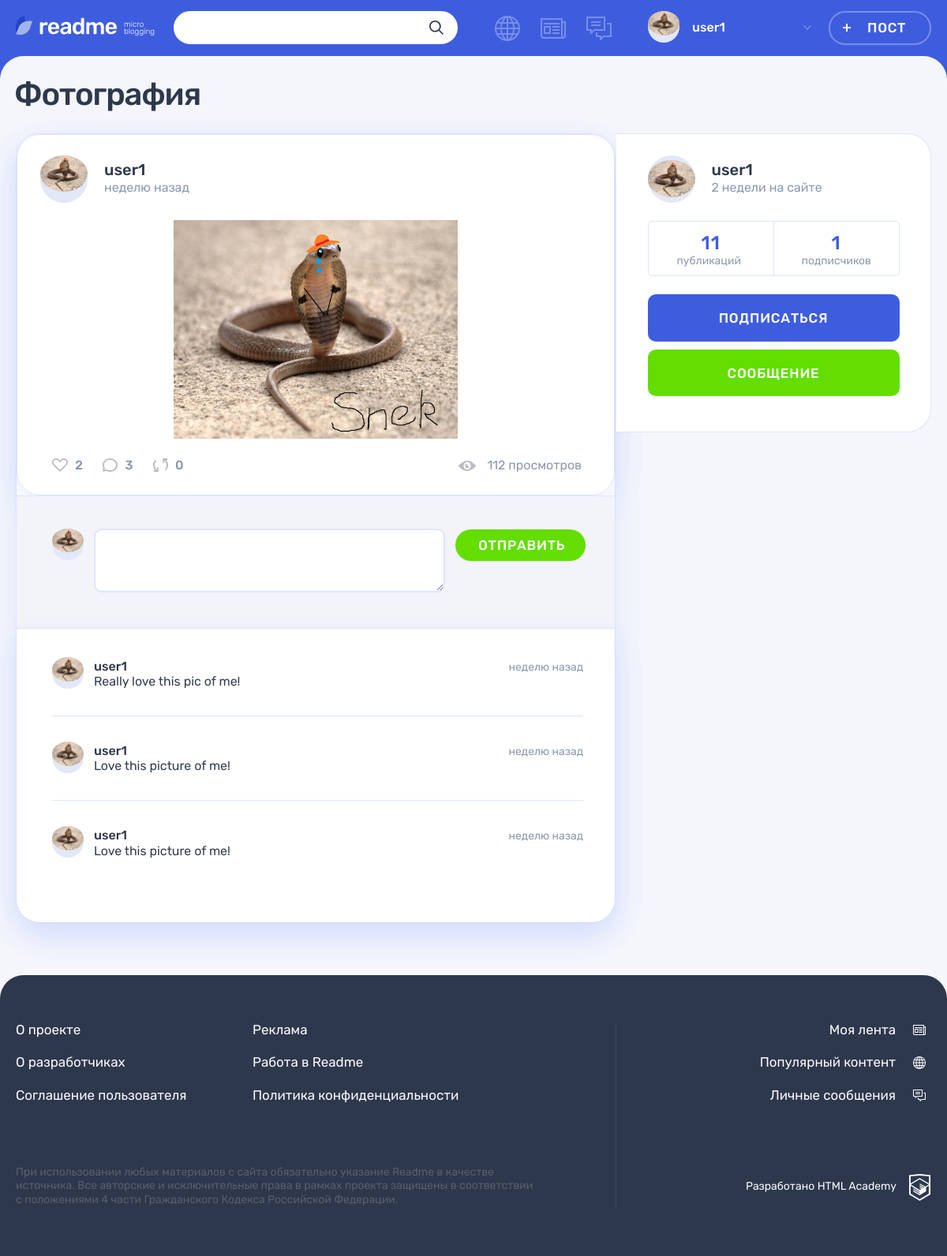
Page /post-details.php?id=8 (signed in) on the earlier database version.
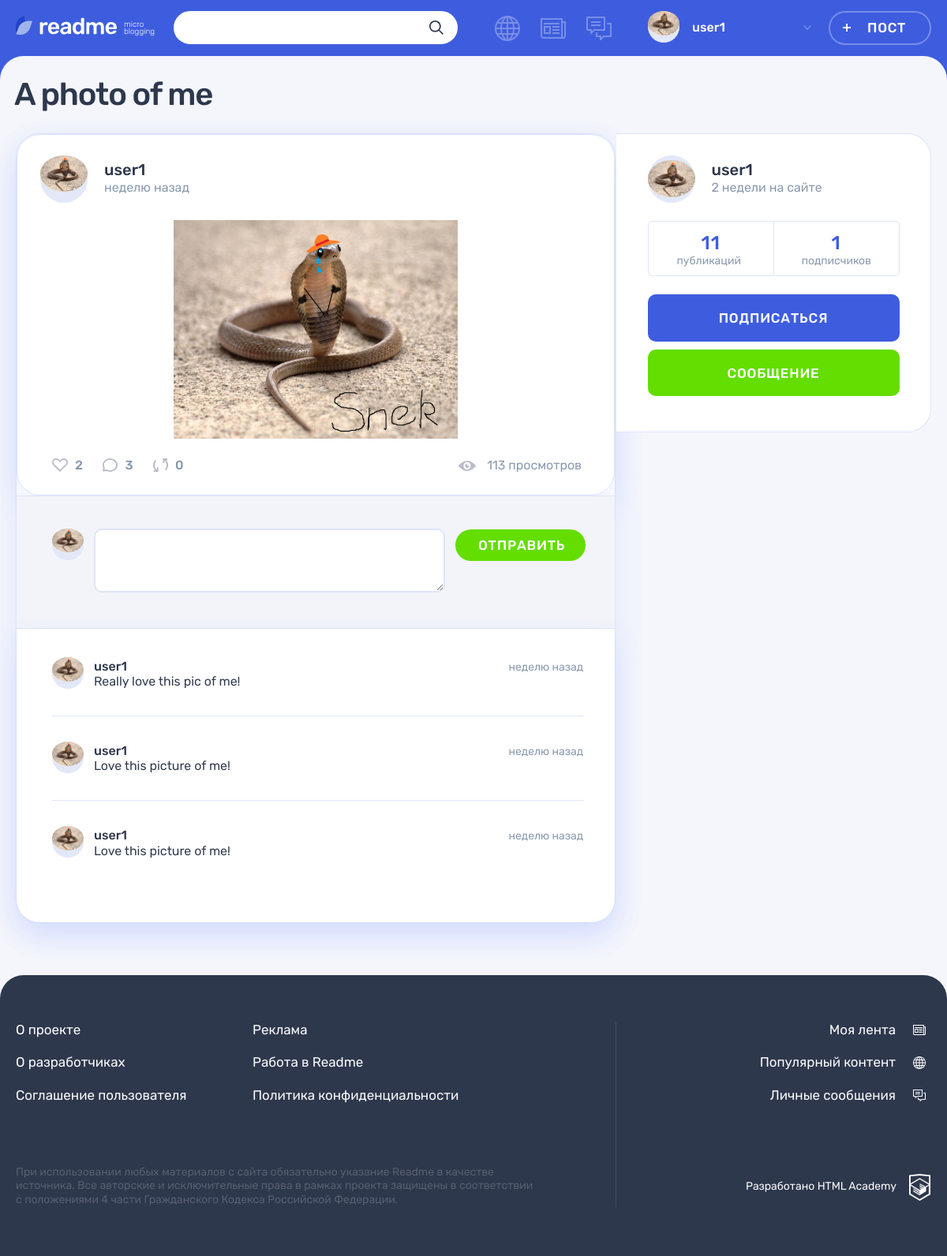
Same page on the later database version.
### tables this page shows
CREATE TABLE `posts` (
  `id` int NOT NULL,
  `date_created` datetime NOT NULL DEFAULT CURRENT_TIMESTAMP,
  `title` varchar(245) NOT NULL,
  `content` varchar(1024) NOT NULL,
  `views` int NOT NULL DEFAULT '0',
  `author` int NOT NULL,
  `content_type` varchar(145) NOT NULL,
  `quote_author` varchar(245) DEFAULT NULL,
  `repost` tinyint(1) NOT NULL DEFAULT '0',
  `original_author` int DEFAULT NULL COMMENT 'Only if the post is a repost',
  `original_post_id` int DEFAULT NULL COMMENT 'Only if post is a repost'
);

CREATE TABLE `users` (
  `id` int NOT NULL,
  `login` varchar(64) NOT NULL,
  `password` varchar(245) NOT NULL,
  `email` varchar(100) NOT NULL,
  `reg_date` datetime NOT NULL DEFAULT CURRENT_TIMESTAMP,
  `profile_pic` varchar(245) DEFAULT NULL
);

### core/helpers.php (called while the page is built, shortened)
<?php
function include_template($name, array $data = [])
{
    $name = 'templates/' . $name;
    extract($data);
    require $name;
    $result = ob_get_clean();
    return $result;
}
function ago($date){
    $minute = 60;
    $hour = 3600;
    $day = 86400;
    $week = 86400 * 7;
    $month = 31536000 / 12;
    $year = 31536000;
    $dif = time() - strtotime($date);
    if($dif < $minute){
        return "совсем недавно";
    } elseif($dif < $month){
        $dif = intval($dif/$week);
        if($dif == 1){
            return "неделю";
        } elseif($dif < 5){
            return $dif." недели";
        } else{
            return $dif." недель";
        }
    }
}

### templates/pages/post-details-template.php (the view, shortened to what the changed rows need)
<main class="page__main page__main--publication">
  <div class="container">
    <h1 class="page__title page__title--publication"><?= $post['title']?></h1>
    <section class="post-details">
      <div class="post-details__wrapper post-<?=$post['content_type']?>">
        <div class="post-details__main-block post post--details">
          <?php
            $postDisplay = include_template("post-on-page-template.php", [
                        'post' => $post,
                        'page' => $page]);
            print($postDisplay);
          ?>
          </div>
      </div>
    </section>
  </div>
</main>

### templates/post-on-page-template.php (shortened to what the changed rows need)
<article class="<?=$page?>__post post post-<?=$post['content_type']?>">
    <?php switch($page):
        case('popular'):?>
        <? break;
        default: ?>
            <?if(!$post['repost']):?>
                <header class="post__header post__author">
                    <a class="post__author-link" href="profile.php?id=<?=$post['author']?>&par=posts" title="Автор">
                        <div class="post__avatar-wrapper">
                            <img class="post__author-avatar" src="<?=$post['profile_pic']?>" alt="Аватар пользователя" width="60" height="60">
                        </div>
                        <div class="post__info">
                            <b class="post__author-name"><?=$post['login']?></b>
                            <span class="post__time"><?=ago($post['date_created'])?> назад</span>
                        </div>
                    </a>
                </header>
            <?php endif;?>
        <?php break;
    endswitch;?>
    <div class="post__main">
        <?php switch($post['content_type']):
            case('quote'):?>
            <?php case('photo'):?>
                <div class="post-photo__image-wrapper">
                    <img src="<?= $post['content']?>" alt="Фото от пользователя" width="360" height="240">
                </div>
            <?php break;?>
        <?php endswitch;?>
    </div>
    <footer class="post__footer">
            <div class="post__indicators">
                <div class="post__buttons">
                    <form action="add-like.php">
                    </form>
                    <form action="post-details.php?id=<?=$post['id']?>">
                    </form>
                    <form action="repost.php">
                    </form>
                </div>
                <?php if($page == "post-details"):?>
                    <span class="post__view"><?=$post['views']?> просмотров</span>
                <?php endif;?>
            </div>
    </footer>
</article>

Differences in the rows shown:
changed posts "неделю": title "Фотография" → "A photo of me"; views "112" → "113"
